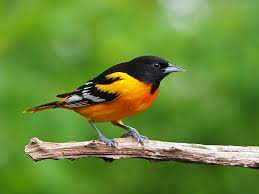
#> input picture picture2.jpg, 259 x 194 px
$ python main.py
#> lines starting #> are read from the running program, lines starting #| are printed output that depends on the picture
import cv2
import numpy as np

image = cv2.imread('picture2.jpg', cv2.IMREAD_COLOR)
#> image is the input picture: shape (194, 259, 3); mean B, G, R 53.8, 137.6, 103.5

# values close to 8: darker pixels
# values closet to 255: brighter pixel
# print(image.shape)
# print(np.amax(image))
# print(image)
cv2.imshow('Computer Vision', image)
# cv2.waitKey(0)
# cv2.destroyWindow()

# We store R,G,B components on 8 bits

# kernel=np.ones((5,5))
kernel = np.ones((5, 5)) / 25

# BLUR IMAGE KERNEL
blur_image=cv2.filter2D(image, -1, kernel)
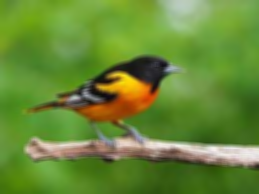
#> blur_image: shape (194, 259, 3); mean B, G, R 53.8, 137.6, 103.5
# cv2.imshow('original Image', image)
cv2.imshow('Blur Image', blur_image)
# cv2.waitKey(0)
# cv2.destroyWindow()
# print(kernel)


# EDGE KERNEL(Laplacian Kernel)
# we have to transform the image into grayscale

gray_image = cv2.cvtColor(image, cv2.COLOR_BGR2GRAY)
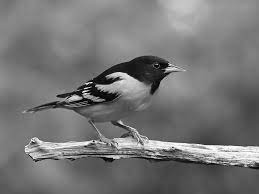
#> gray_image: shape (194, 259); min 0, max 255, mean 117.8
kernel = np.array([[0, 1, 0], [1, -4, 1], [0, 1, 0]])
#result_image = cv2.filter2D(image, -1, kernel)
result_image=cv2.Laplacian(gray_image, -1)
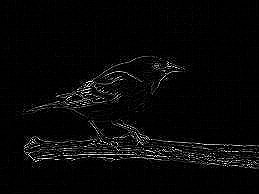
#> result_image: shape (194, 259); min 0, max 255, mean 7.7
cv2.imshow('Original_gray Image', gray_image)
cv2.imshow('Result Image', result_image)
#cv2.waitKey(0)
#cv2.destroyWindow()


# SHARPEN OPERATION
#  in face recognition if we have a  blurry image we apply inc precision of the underlying model

kernel = np.array([[0, -1, 0], [-1, 5, -1], [0, -1, 0]])

sharpen_image = cv2.filter2D(image, -1, kernel)
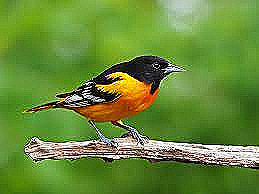
#> sharpen_image: shape (194, 259, 3); mean B, G, R 55.6, 138.1, 103.3

cv2.imshow('Sharpen Image', sharpen_image)
cv2.waitKey(0)
cv2.destroyWindow()

$ run again, with people.jpg copied over picture2.jpg
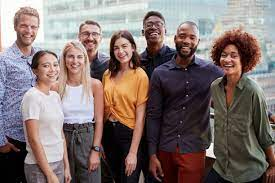
#> input picture people.jpg, 275 x 183 px
#> image is the input picture: shape (183, 275, 3); mean B, G, R 110, 112.6, 127.2
#> `result_image=cv2.Laplacian(gray_image, -1)`:
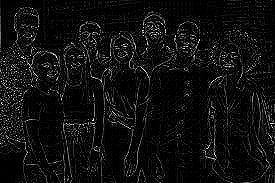
#> result_image: shape (183, 275); min 0, max 255, mean 14.9
#> `sharpen_image = cv2.filter2D(image, -1, kernel)`:
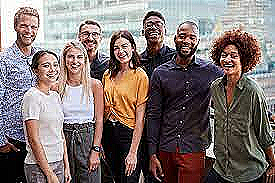
#> sharpen_image: shape (183, 275, 3); mean B, G, R 112.4, 115, 127.3
